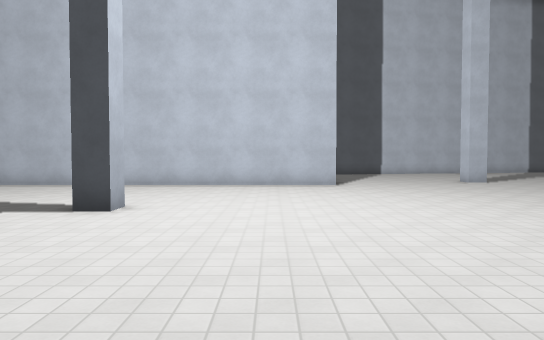
view 1 (above)

16 first-person views from a walk through a 3-D level made in the Godot game engine. The camera is 1.52 m above the floor, tilts 2° down and sees 70° across. The floor is counted in squares, 1.68 m on a side. Each view is taken from the middle of a square. On the plan, view 1 faces up. The plan holds only what a view shows up to about 13 squares ahead; the rest is blank. The place goes on beyond the plan. Characters and animated objects are left out. Surface patterns are stand-ins for the level's own textures.

view 2
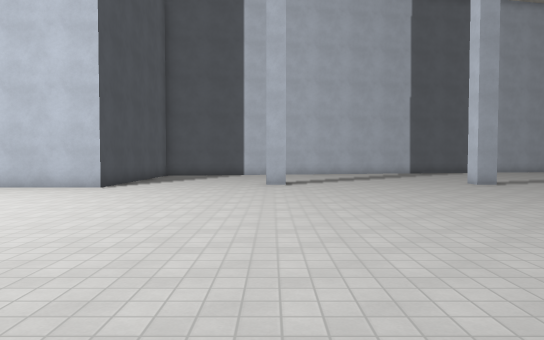

view 3
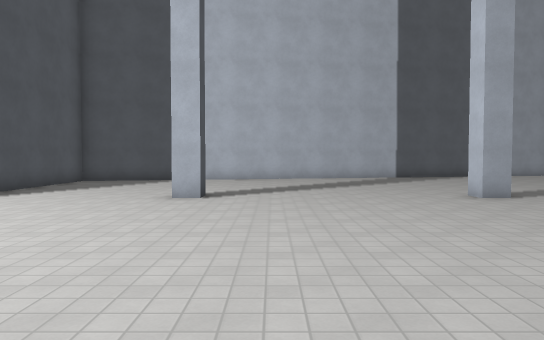

view 4
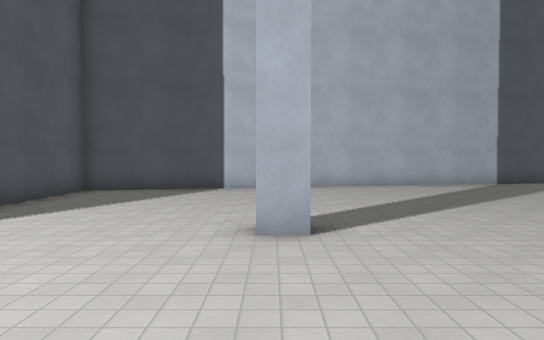

view 5
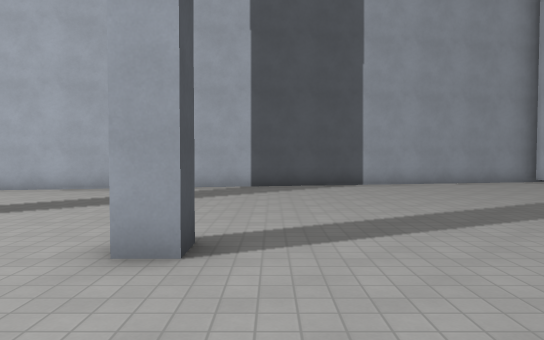

view 6
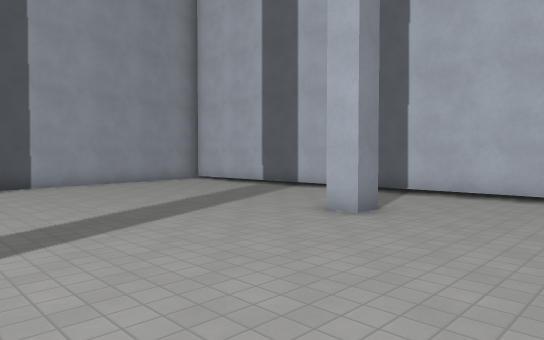

view 7
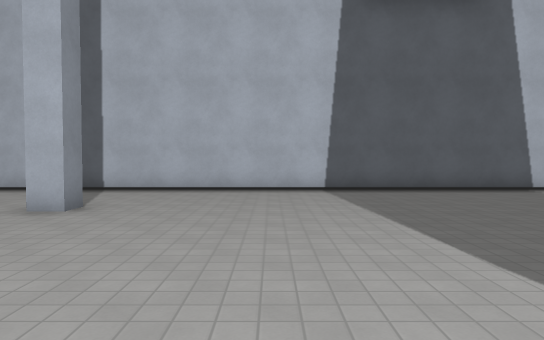

view 8
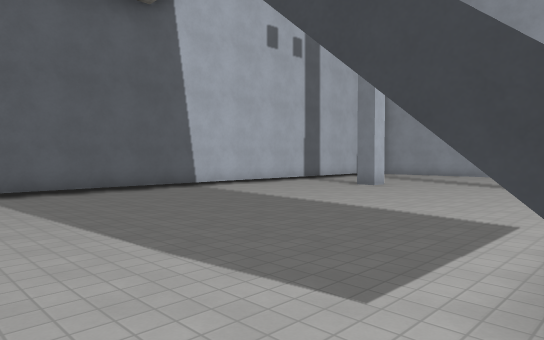

view 9
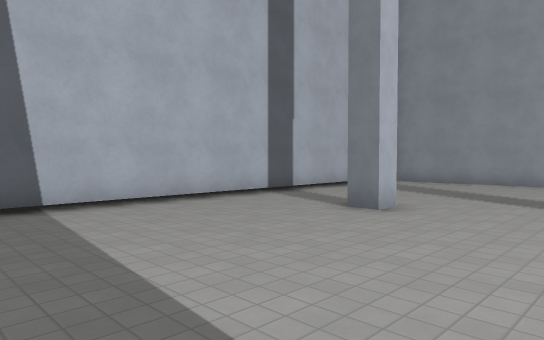

view 10
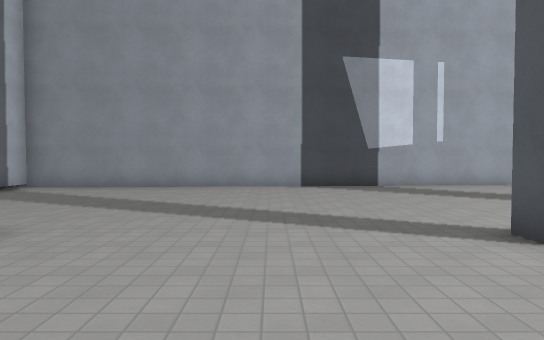

view 11
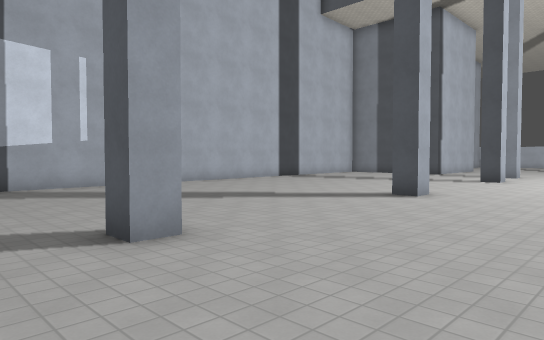

view 12
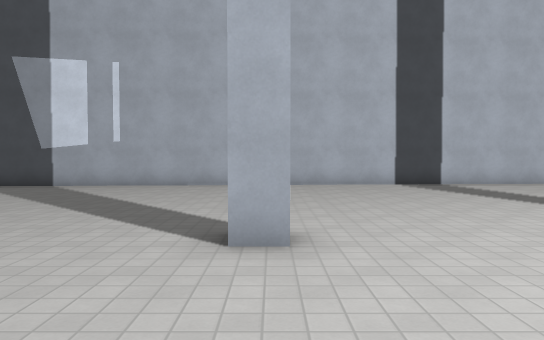

view 13
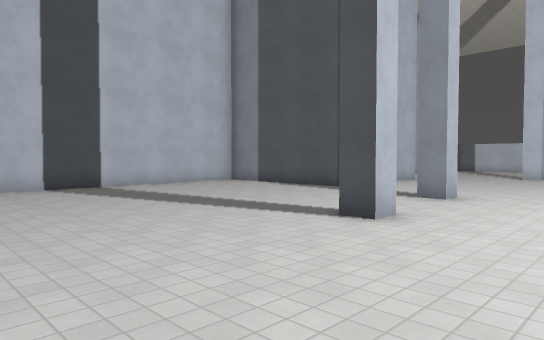

view 14
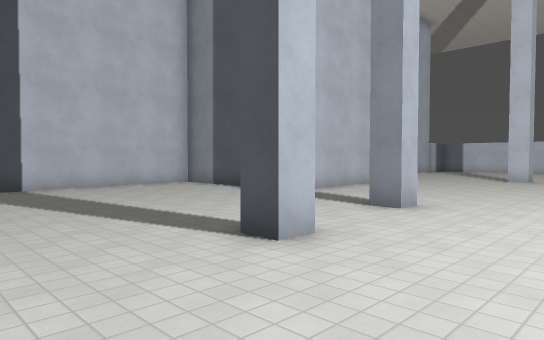

view 15
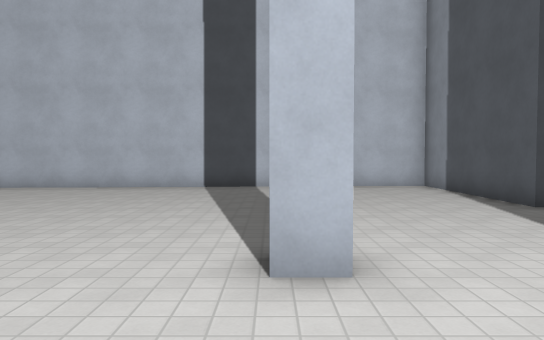

view 16
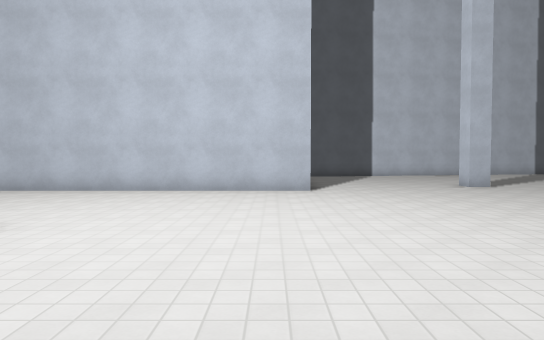

### Floor plan
Points are (right, up) in squares from view 1. A wall is a line through its corners. A room is listed if a view was taken in it or the views show most of it. See-through windows are left out.
Room 1 (views 1, 2, 3, 4, 5, 6, 7, 8, 9, 10, 11, 12, 13, 14, 15, 16)
walls: (14.4, 7.8) (14.9, 7.8); (6.8, -0.9) (7.4, -0.9) (7.4, -1.5); (13.5, -0.9) (14.2, -0.9) (14.2, -1.6); (7.4, 14.1) (7.4, 13.4) (6.8, 13.4) (6.8, 14.1); (14.2, 14.1) (14.2, 13.4) (13.6, 13.4) (13.6, 14.1); (0.4, -0.9) (1, -0.9) (1, -1.5); (20.4, -1.6) (20.4, -0.9) (21, -0.9); (-2.7, 7) (-2.7, 6.4) (-3.4, 6.4); (21, 13.4) (20.4, 13.4) (20.4, 14.1); (-3, -1.2) (-2.3, -1.2) (-2.3, -1.9); (24.2, -5.6) (24.2, 19.2); (-6.5, -4.9) (-3.7, -4.9) (-3.7, -10) (24.2, -8.3) (24.2, -7.1); (21, 23) (2, 19.3) (2, 12.3) (-6.5, 12.3)

Positions as (right, up) in squares from view 1, and headings:
1: (0, 0), facing up
2: (7, 1), facing up
3: (9, 5), facing up
4: (7, 9), facing up
5: (15, 10), facing up
6: (15, 10), facing up-right
7: (14, 10), facing right
8: (14, 10), facing down-right
9: (17, 5), facing down-right
10: (17, 3), facing down
11: (16, 3), facing down-left
12: (7, 3), facing down
13: (6, 2), facing down-left
14: (4, 2), facing down-left
15: (1, 2), facing down
16: (1, 2), facing up
